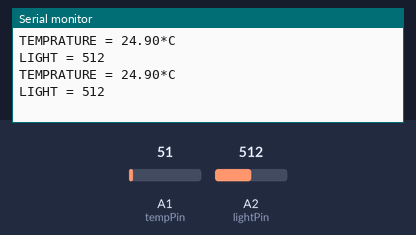
The sketch below on a simulated Arduino Uno, built with avr-gcc and run on an emulated ATmega328P. Shown: the last lines printed to the serial monitor. Inputs (shaded band) come from the test bench; at power-on: A1 (tempPin) = 51, A2 (lightPin) = 512.

Above: at 1.8 s.
1.9 s: A1 (tempPin) set to 61
At 2.8 s:
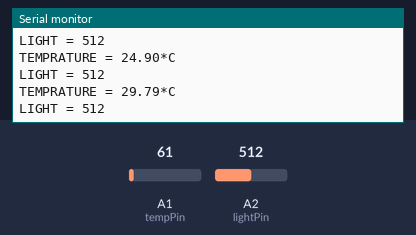
3.4 s: A2 (lightPin) set to 716
At 4.7 s:
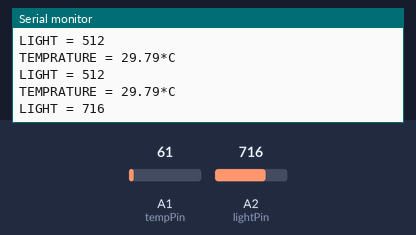
4.9 s: A1 (tempPin) set to 71
At 5.8 s:
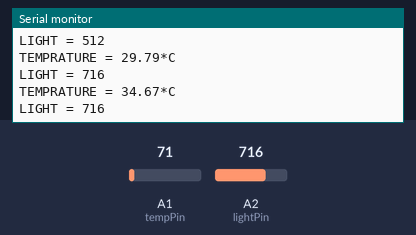
6.4 s: A2 (lightPin) set to 900
At 7.5 s:
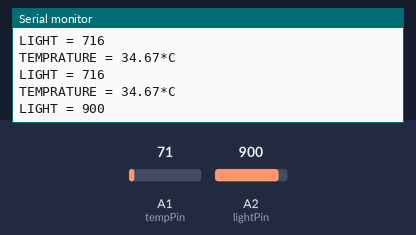
Timing chart, 0 to 8.9 s (numbered marks = the images above; inputs shaded):
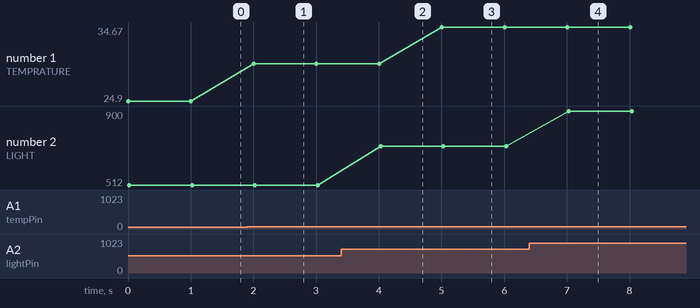

The sketch:

CarSensorssss.ino
```cpp
/*
 * Simple light and temperature sensor reading program
 * Written by Nanik Adnani for the Make U of T Hackathon
 * February 19th 2022
 */


int val;            //used for storing the value of recently read sensors
int tempPin = 1;    //analog pin the centre of the temperature sensor is connected to
int lightPin = 2;   //analog pin the LDR is connected to

void setup()
{
  Serial.begin(9600);   //start writing to serial
}
void loop()
{
  val = analogRead(tempPin);            //read the temperature
  float voltage = ( val/1024.0)*5000;   //translate ADC value to millivolts
  float cel = voltage/10;               //translate millivolts to celcius (formula in datasheet)
  Serial.print("TEMPRATURE = ");        //print temperature
  Serial.print(cel);
  Serial.print("*C");
  Serial.println();
  val = analogRead(lightPin);           //measure intensite of light - no unit conversion, for this project we just measure the relative brightness (0 = dark, 1024 = very bright).
  Serial.print("LIGHT = ");             //print light to serial
  Serial.print(val);
  Serial.println();
  delay(1000);
}
```

Measured:
- after the input at 1.9 s, the serial monitor: prints a new line after 0.10 s (image 1)
- after the input at 3.4 s, the serial monitor: prints a new line after 0.63 s (image 2)
- after the input at 4.9 s, the serial monitor: prints a new line after 0.11 s (image 3)
- after the input at 6.4 s, the serial monitor: prints a new line after 0.63 s (image 4)
- plotted number 1: 24.9 → 29.79 after the input at 1.9 s, 29.79 → 34.67 after the input at 4.9 s
- plotted number 2: 512 → 716 after the input at 3.4 s, 716 → 900 after the input at 6.4 s
